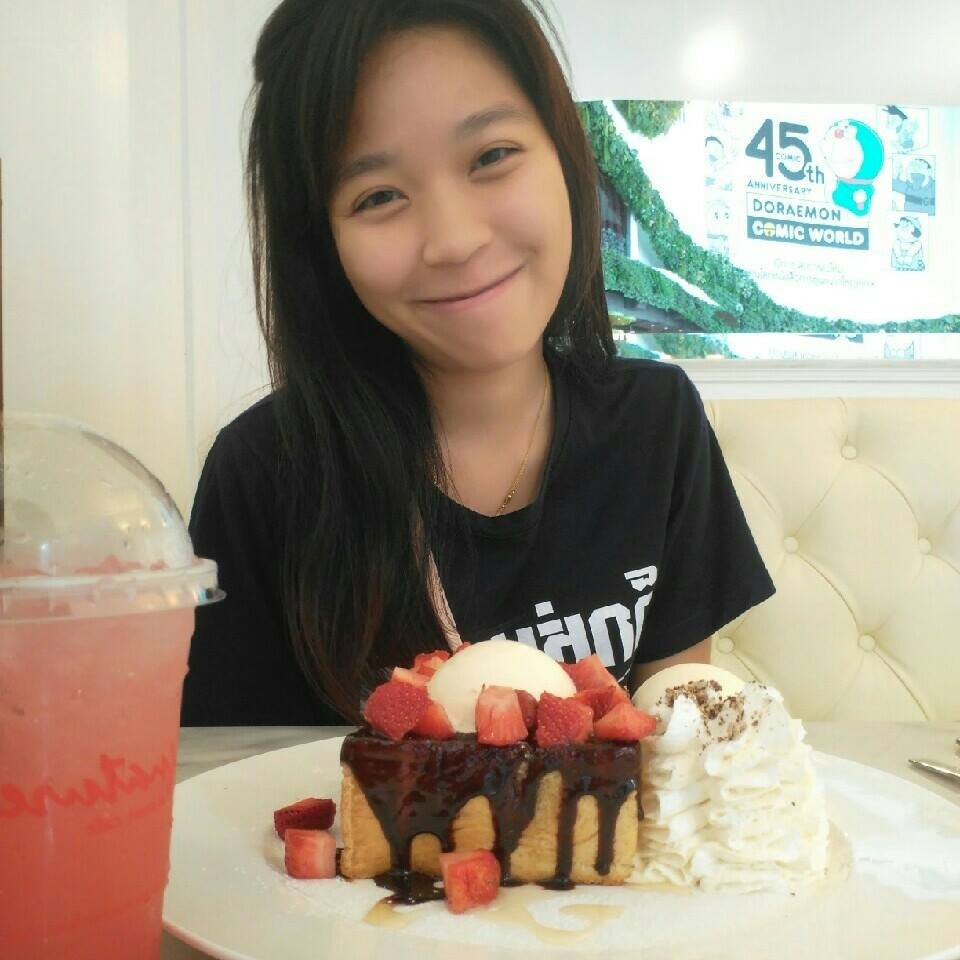
#> input picture Practical Python and OpenCV/face_detection/face_detect_1.jpg, 960 x 960 px, given in place of the camera
$ python webcam_faces_detect.py
#> lines starting #> are read from the running program, lines starting #| are printed output that depends on the picture
#> further down, frame is the input picture: shape (960, 960, 3); mean B, G, R 134.1, 151.1, 162.7
import cv2

class FaceDetector:
    def __init__(self):
        self.faceCascade = cv2.CascadeClassifier("haarcascade_frontalface_default.xml")

    def detect(self, image, scaleFactor=1.1, minNeighbors=5, minSize = (30, 30)):
        rects = self.faceCascade.detectMultiScale(image,
        scaleFactor = scaleFactor,
        minNeighbors = minNeighbors, minSize = minSize,
        flags = cv2.CASCADE_SCALE_IMAGE)
        return rects

def resize(image, width=None, height=None,inter =cv2.INTER_AREA):
#> called with width = 400, inter = 3
    dim = None
    (h, w) = image.shape[:2]
#> h = 960; w = 960

    if width is None and height is None:
        return image
    if width is None:
        r = height/float(h)
        dim = (int(w*r), height)
    else:
        r = width/float(w)
#> r = 0.417
        dim = (width, int(h*r))
#> dim = (400, 400)
    resized = cv2.resize(image,dim,interpolation=inter)
    return resized

fd = FaceDetector()
camera = cv2.VideoCapture(0)

while True:
    ret, frame = camera.read()
    if not ret:
        break

    frame = resize(frame, width=400)
    gray = cv2.cvtColor(frame, cv2.COLOR_BGR2GRAY)
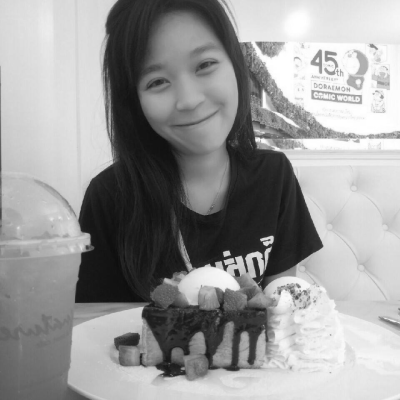
#> gray: shape (400, 400); min 13, max 255, mean 152.7

    faceRects = fd.detect(gray, scaleFactor=1.1, minNeighbors=5, minSize=(30, 30))
#> in detect, `rects = self.faceCascade.detectMultiScale(image, scaleFactor = scaleFa..`: rects = [[117, 21, 131, 131]]
#> faceRects = [[117, 21, 131, 131]]
    frameClone = frame.copy()

    for (fX, fY, fW, fH) in faceRects:
        cv2.rectangle(frameClone, (fX, fY), (fX + fW, fY + fH), (0, 255, 0), 2)
#> this loop made 1 pass
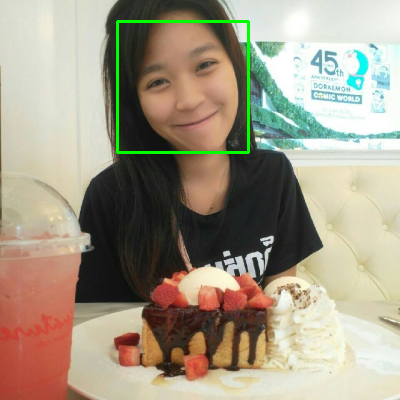
#> frameClone: shape (400, 400, 3); mean B, G, R 133.5, 152.9, 161.9

    cv2.imshow("Face", frameClone)
    key = cv2.waitKey(1) & 0xFF
#> (key Esc is pressed here)
    if key == 27:
        break
camera.release()
cv2.destroyAllWindows()

$ run again, on Practical Python and OpenCV/face_detection/face_detect_2.jpg
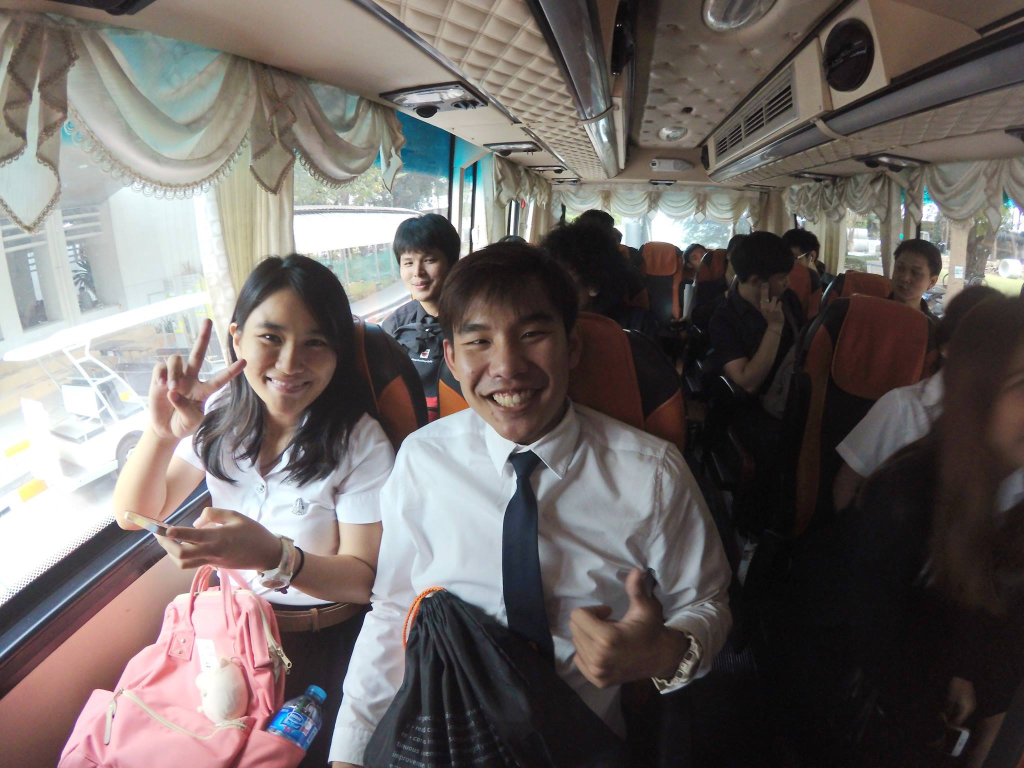
#> input picture Practical Python and OpenCV/face_detection/face_detect_2.jpg, 2048 x 1536 px, given in place of the camera (shown at 1/2 size)
#> frame is the input picture: shape (1536, 2048, 3); mean B, G, R 102.1, 104.4, 111.4
#> `gray = cv2.cvtColor(frame, cv2.COLOR_BGR2GRAY)`:
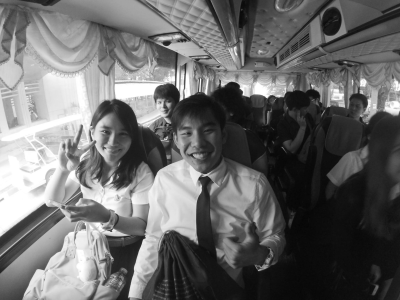
#> gray: shape (300, 400); min 5, max 255, mean 106.3
#> rects = [[89, 113, 51, 51]]
#> the loop `for (fX, fY, fW, fH) in faceRects:` made 1 pass
#> after the loop `for (fX, fY, fW, fH) in faceRects:`:
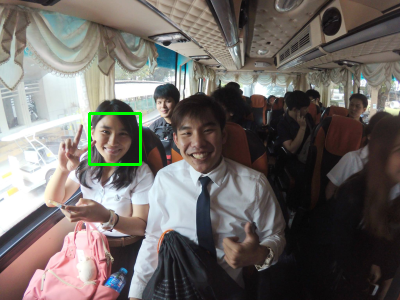
#> frameClone: shape (300, 400, 3); mean B, G, R 101.6, 105.2, 110.8
